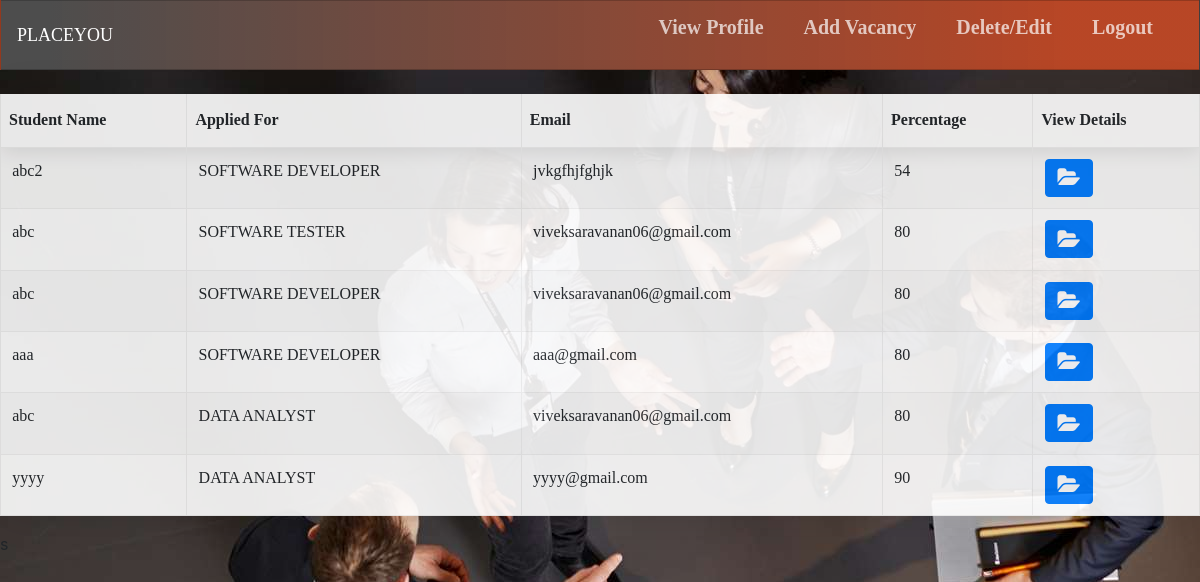
Page /view_profile.php (signed in) on the committed database.
### tables this page shows
CREATE TABLE IF NOT EXISTS `student` (
  `stdid` varchar(5) NOT NULL,
  `name` varchar(40) NOT NULL,
  `dob` varchar(10) NOT NULL,
  `mobilenumber` varchar(20) NOT NULL,
  `gender` varchar(15) NOT NULL,
  `emailid` varchar(40) NOT NULL,
  `aggrperc` int(3) NOT NULL,
  `address` varchar(200) NOT NULL,
  `branch` varchar(40) NOT NULL,
  `spassword` varchar(30) NOT NULL,
  PRIMARY KEY (`stdid`)
);

CREATE TABLE IF NOT EXISTS `applied` (
  `aid` varchar(5) NOT NULL,
  `stdid` varchar(5) NOT NULL,
  `profile` varchar(40) NOT NULL,
  `jobid` varchar(5) NOT NULL,
  `resume` varchar(50) NOT NULL,
  `cid` varchar(5) NOT NULL,
  PRIMARY KEY (`aid`)
);

### view_profile.php (the view, shortened to what this page needs)
  <?php
  include("conn.php");
  ?>
  <!DOCTYPE html>
  <html>
  <head>
      <link rel="stylesheet" type="text/css" href="mystyle.css">
  <link href="//maxcdn.bootstrapcdn.com/bootstrap/4.1.1/css/bootstrap.min.css" rel="stylesheet" id="bootstrap-css">
     <link href="https://maxcdn.bootstrapcdn.com/font-awesome/4.7.0/css/font-awesome.min.css" rel="stylesheet"/>
    </head>
    <body>
        <nav class="navbar">
          <a style="color: white;">PLACEYOU</a>
          <ul class="main-nav" id="js-menu">
            <li>
              <a href="view_profile.php" class="nav-links">View Profile</a>
            </li>
            <li>
              <a href="add_vocancy.php" class="nav-links">Add Vacancy</a>
            </li>
            <li>
              <a href="view_vacancy.php" class="nav-links">Delete/Edit</a>
            </li>
            <li>
              <a href="index.php" class="nav-links">Logout</a>
            </li>
          </ul>
        </nav>
        <br/>
              <center>
      <?php
      $cid = $_SESSION['c_id'];
      $result = $conn->query("SELECT * FROM applied where cid = '$cid' ");
      if($result -> num_rows > 0)
      {
        $i = 1;
        echo "<table class='table table-striped' style='width:1200px;'><thead>
        <tr>
        <th>Student Name</th><th>Applied For</th><th>Email</th><th>Percentage</th><th>View Details</th></tr>
        </thead><tbody>";
        while($row = $result->fetch_assoc())
        {
          $stid = $row['stdid'];
          $prof = $row['profile'];
          $result1 = $conn->query("SELECT * FROM student where stdid = '$stid' ");
          if($result1 -> num_rows > 0)
          {
            while($row = $result1->fetch_assoc())
            {
              echo "<tr>
              <td >".$row['name']."</td>
              <td >".$prof."</td>
              <td >".$row['emailid']."</td>
              <td >".$row['aggrperc']."</td>
              <td ><button type='button' class='btn btn-primary' id=".$i." onclick='send(stdid=".$i.")' value=".$_SESSION['aid']."><i class='fa fa-folder-open fa-lg' ></i>
</button></td>
              </tr>";
              $i+=1;
            }
          }
        }
        echo "</tbody></table>";
      }
      else
      {
        echo "<h3> NO DATA FOUND </h3>";
      }
      ?>
</center>s
  </body>
  </html>

### mystyle.css (style rules this page uses)
* { margin: 0; padding:0; font-family: Century Gothic; }
body { background-image:linear-gradient(rgba(0,0,0,0.5),rgba(0,0,0,0.5)), url(6.jpeg); background-size: cover; }
.navbar { font-size: 18px; background: linear-gradient(90deg, rgba(77,77,77,1) 4%, rgba(179,50,34,0.846673703661152) 89%); background-color: #CEB438; border: 1px solid rgba(0, 0, 0, 0.2); padding-bottom: 10px; }
.main-nav { list-style-type: none; display: none; }
.nav-links, .logo { text-decoration: none; color: rgba(255, 255, 255, 0.7 ); }
.main-nav li { text-align: center; margin: 15px auto; font-weight: bold; font-size: 20px; }
@media screen and (min-width: 768px) { .navbar { display: flex; justify-content: space-between; padding-bottom: 0; height: 70px; align-items: center; } }
@media screen and (min-width: 768px) { .main-nav { display: flex; margin-right: 30px; flex-direction: row; justify-content: flex-end; } }
@media screen and (min-width: 768px) { .main-nav li { margin: 0; } }
@media screen and (min-width: 768px) { .nav-links { margin-left: 40px; } }
.table.table-striped { border-collapse: collapse; background: #fff; overflow: hidden; box-shadow: 0 0px 40px 0px rgba(0, 0, 0, 0.15); opacity: 0.9; }
.table.table-striped thead { background: #fff; box-shadow: 0 5px 20px 0px rgba(0, 0, 0, 0.1); }
.table.table-striped th { padding: 0.9rem 0.5rem; font-weight: bold; border: 1px solid #efefef; text-align: left; border-top: 0px; }
.table.table-striped tbody tr:nth-child(odd) { background-color: rgba(0,0,0,.02); }
.table.table-striped tr:nth-child(even) { background-color: #fff; }
.table.table-striped tbody tr td { border: 1px solid #efefef; padding: 0.7rem; text-align: left; border-top: 0px; }
table td { padding: 5px 30px; }

### view_profile.php (style rules this page uses)
body { background-image:linear-gradient(rgba(0,0,0,0.0),rgba(0,0,0,0.0)), url(11.jpg); }

### rows in the picture
applied: profile "SOFTWARE DEVELOPER"
student: name "abc2", emailid "jvkgfhjfghjk", aggrperc "54"
applied: profile "SOFTWARE TESTER"
student: name "abc", emailid "viveksaravanan06@gmail.com", aggrperc "80"
applied: profile "SOFTWARE DEVELOPER"
applied: profile "SOFTWARE DEVELOPER"
student: name "aaa", emailid "aaa@gmail.com", aggrperc "80"
applied: profile "DATA ANALYST"
applied: profile "DATA ANALYST"
student: name "yyyy", emailid "yyyy@gmail.com", aggrperc "90"
